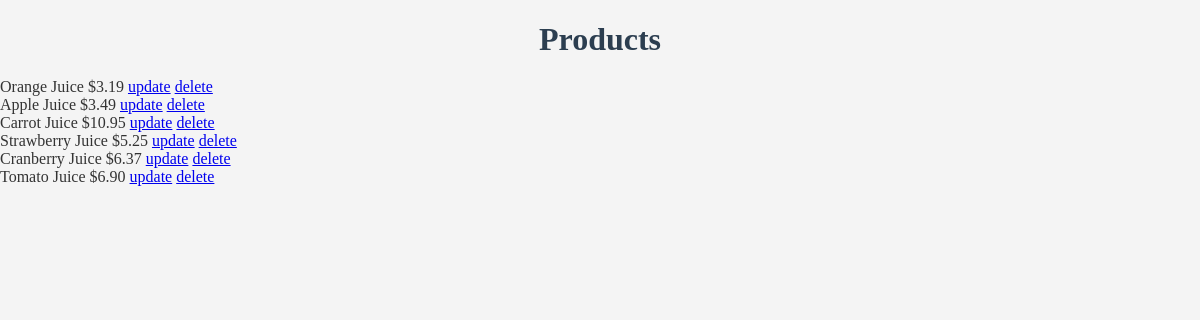
Page /admin-dir/read.php (signed in) on the committed database.
### tables this page shows
CREATE TABLE `products` (
  `id` int NOT NULL AUTO_INCREMENT,
  `name` varchar(64) NOT NULL,
  `price` decimal(5,2) NOT NULL,
  PRIMARY KEY (`id`)
);

### admin-dir/read.php (the view, shortened to what this page needs)
<?php
require_once "/var/www/html/Discount-Juice-Shop/Connections/db.inc.php";
?>
<!DOCTYPE html>
<html lang="en">
<head>
    <link rel="stylesheet" href="../default.css">
</head>
<body>
<h1>Products</h1>
<?php
$stmt = $mysqli->prepare("SELECT id, name, price FROM products");
$stmt->execute();
$result = $stmt->get_result();
while ($row = $result->fetch_assoc()) {
    echo htmlspecialchars($row['name']) . " $" . htmlspecialchars($row['price']) . "
        <a href='update.php?id=" . htmlspecialchars($row['id']) . "&csrf_token=" . htmlspecialchars($_SESSION['csrf_token']) . "'>update</a>
        <a href='delete.php?id=" . htmlspecialchars($row['id']) . "&csrf_token=" . htmlspecialchars($_SESSION['csrf_token']) . "'>delete</a>
        <br />";
}
?>
</body>
</html>

### default.css (style rules this page uses)
body { font-family: 'Times New Roman', Times, serif; margin: 0; padding: 0; background-color: #f4f4f4; color: #333; }
h1, h2 { color: #2c3e50; text-align: center; margin-bottom: 20px; }

### rows in the picture
products: name "Orange Juice", price "3.19"
products: name "Apple Juice", price "3.49"
products: name "Carrot Juice", price "10.95"
products: name "Strawberry Juice", price "5.25"
products: name "Cranberry Juice", price "6.37"
products: name "Tomato Juice", price "6.90"
